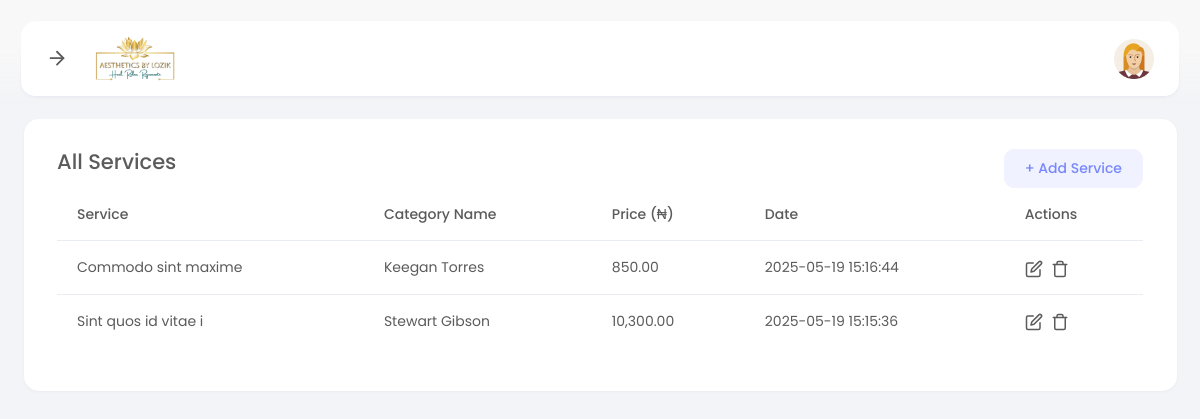
The app's page /manager/services.php (signed in) with its own data.
### tables this page shows
CREATE TABLE `services` (
  `id` int(11) NOT NULL,
  `title` varchar(255) NOT NULL,
  `price` float NOT NULL,
  `category_id` int(11) NOT NULL,
  `created_at` datetime NOT NULL DEFAULT current_timestamp()
);

CREATE TABLE `service_categories` (
  `id` int(11) NOT NULL,
  `category_name` varchar(150) NOT NULL,
  `created_at` datetime NOT NULL DEFAULT current_timestamp()
);

### manager/services.php (the view, shortened to what this page needs)
<?php
include_once "../config.php";
?>
<!DOCTYPE html>
<html lang="en">
<head>
  <link href="assets/plugins/bootstrap/css/bootstrap.min.css" rel="stylesheet">
  <link href="assets/plugins/font-awesome/css/all.min.css" rel="stylesheet">
  <link href="assets/plugins/perfectscroll/perfect-scrollbar.css" rel="stylesheet">
  <link href="assets/css/main.min.css" rel="stylesheet">
  <link href="assets/css/custom.css" rel="stylesheet">
</head>
<body>
  <div class="page-container">
    <?php include("components/menu.php"); ?>
    <div class="page-content">
      <div class="main-wrapper">
        <div class="row">
          <div class="col">
            <div class="card">
              <div class="card-body">
                <div class="row">
                  <div class="col-12 d-flex gap-3 justify-content-between">
                    <h4>All Services</h4>
                    <a href="add-service.php" class="btn btn-primary">&plus; Add Service</a>
                  </div>
                </div>
                <div class="row">
                  <div class="table-responsive">
                    <table class="table invoice-table">
                      <thead>
                        <tr>
                          <th scope="col">Service</th>
                          <th scope="col">Category Name</th>
                          <th scope="col">Price (₦)</th>
                          <th scope="col">Date</th>
                          <th scope="col">Actions</th>
                        </tr>
                      </thead>
                      <tbody>
                        <?php
                        if (isset($s)) {
                          $getServices = mysqli_query($conn, "SELECT s.*, c.category_name FROM `services` as s JOIN `service_categories` as c ON s.category_id = c.id  WHERE (c.category_name LIKE '%$s%') OR (s.title LIKE '%$s%') OR (s.price LIKE '%$s%') ORDER BY s.id DESC");
                        } else {
                          $getServices = mysqli_query($conn, "SELECT s.*, c.category_name FROM `services` as s JOIN `service_categories` as c ON s.category_id = c.id ORDER BY `id` DESC");
                        }
                        if (mysqli_num_rows($getServices) > 0):
                          while ($product = mysqli_fetch_assoc($getServices)):
                            $service = (object) $product;
                            ?>
                            <tr>
                              <td><?= $service->title; ?></td>
                              <td><?= $service->category_name; ?></td>
                              <td><?= number_format($service->price, 2); ?></td>
                              <td><?= $service->created_at; ?></td>
                              <td>
                                <a href="edit-service.php?pid=<?= $service->id; ?>"><i data-feather="edit"></i></a>
                                <a href="delete-service.php?pid=<?= $service->id; ?>"><i data-feather="trash"></i></a>
                              </td>
                            </tr>
                            <?php
                          endwhile;
                        endif;
                        ?>
                      </tbody>
                    </table>
                  </div>
                </div>
              </div>
            </div>
          </div>
        </div>
      </div>
    </div>
  </div>
</body>
</html>

### records on screen
services: title "Commodo sint maxime", category.category_name "Keegan Torres", price "850.00", created_at "2025-05-19 15:16:44"
services: title "Sint quos id vitae i", category.category_name "Stewart Gibson", price "10,300.00", created_at "2025-05-19 15:15:36"
